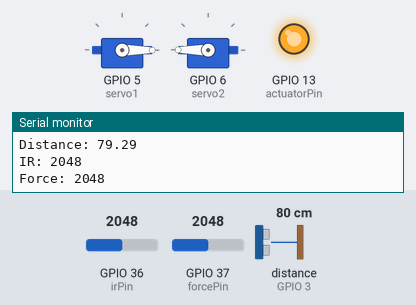
The sketch below on a simulated ESP32. Shown: 2 × servo, output pins drawn as LEDs (lit = HIGH), the last lines printed to the serial monitor. Wiring (inferred from the names in the program): ultrasonic range finder: trigger GPIO 2; echo GPIO 3. Inputs (shaded band) come from the test bench; at power-on: GPIO 37 (forcePin) = 2048, GPIO 36 (irPin) = 2048, distance to the obstacle (sensor on GPIO 3) 80 cm. The echo pulse lasts 58.3 µs per cm; WiFi joins after 1.5 s; servers stay silent unless stated; pins used as bus, display or sensor lines are not drawn.

Above: at 3.0 s.
3.1 s: GPIO 37 (forcePin) set to 766
4.6 s: GPIO 37 (forcePin) set to 632
At 5.8 s:
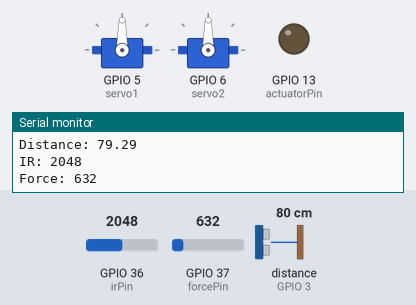
6.3 s: GPIO 37 (forcePin) set to 740
At 7.5 s:
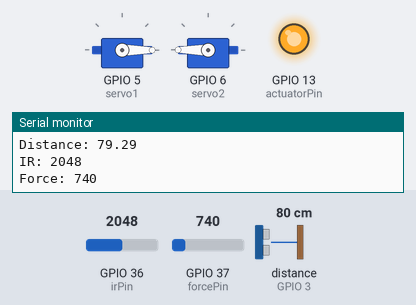
7.8 s: GPIO 37 (forcePin) set to 660
At 8.2 s:
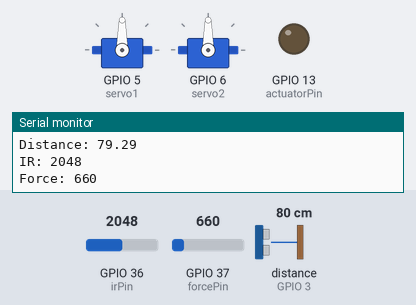
Timing chart, 0 to 10.3 s (numbered marks = the images above; inputs shaded):
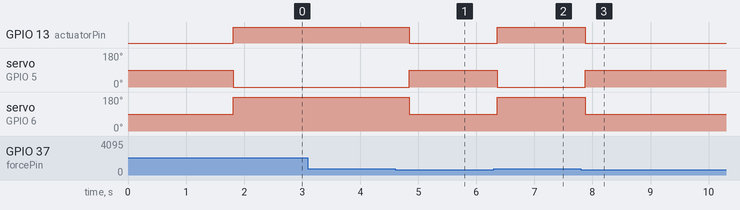

The sketch:

BlynkInterface.ino
```cpp
// Blynk Configuration
#define BLYNK_TEMPLATE_ID "YourTemplateID"
#define BLYNK_DEVICE_NAME "PonchoAssist"
#define BLYNK_AUTH_TOKEN "YourAuthToken"

#include <WiFi.h>
#include <BlynkSimpleEsp32.h>
#include <Servo.h>

// WiFi credentials
char ssid[] = "YourWiFi";
char pass[] = "YourPassword";

// Pins
const int trigPin = 2;
const int echoPin = 3;
const int irPin = A0;
const int forcePin = A1;
const int actuatorPin = 13;

Servo servo1, servo2;

// Blynk virtual pins
#define VPIN_SERVO  V0
#define VPIN_ACTUATOR V1

void setup() {
  // Serial + Blynk + WiFi
  Serial.begin(9600);
  Blynk.begin(BLYNK_AUTH_TOKEN, ssid, pass);

  // Pins
  pinMode(trigPin, OUTPUT);
  pinMode(echoPin, INPUT);
  pinMode(irPin, INPUT);
  pinMode(forcePin, INPUT);
  pinMode(actuatorPin, OUTPUT);

  // Servos
  servo1.attach(5);
  servo2.attach(6);
}

// Sensor and local control
void runSensorLogic() {
  // Ultrasonic distance
  digitalWrite(trigPin, LOW); delayMicroseconds(2);
  digitalWrite(trigPin, HIGH); delayMicroseconds(10); digitalWrite(trigPin, LOW);
  long duration = pulseIn(echoPin, HIGH);
  float distance = duration * 0.034 / 2;

  int irValue = analogRead(irPin);
  int forceValue = analogRead(forcePin);

  Serial.print("Distance: "); Serial.println(distance);
  Serial.print("IR: "); Serial.println(irValue);
  Serial.print("Force: "); Serial.println(forceValue);

  // Autonomous logic
  if (distance < 10 || forceValue > 700) {
    servo1.write(0); servo2.write(180);             // Defensive posture
    digitalWrite(actuatorPin, HIGH);                // Extend
  } else {
    servo1.write(90); servo2.write(90);             // Neutral
    digitalWrite(actuatorPin, LOW);                 // Retract
  }
}

// Blynk remote overrides
BLYNK_WRITE(VPIN_SERVO) {
  int val = param.asInt();
  Serial.println(val ? "Voice: Activate Servos" : "Voice: Reset Servos");
  servo1.write(val ? 180 : 0);
  servo2.write(val ? 0 : 180);
}

BLYNK_WRITE(VPIN_ACTUATOR) {
  int val = param.asInt();
  Serial.println(val ? "Voice: Extend Actuator" : "Voice: Retract Actuator");
  digitalWrite(actuatorPin, val);
}

void loop() {
  Blynk.run();
  runSensorLogic();
  delay(500);
}
```

Measured:
- the behaviour switches between 701 and 700 on GPIO 37 (forcePin) (found by bisection; images 0 and 1)
- after the input at 4.6 s, GPIO 13 (actuatorPin): HIGH → LOW after 0.24 s; servo on GPIO 5 (servo1): 0° → 90° after 0.24 s; servo on GPIO 6 (servo2): 180° → 90° after 0.24 s
- after the input at 6.3 s, GPIO 13 (actuatorPin): LOW → HIGH after 0.06 s; servo on GPIO 5 (servo1): 90° → 0° after 0.06 s; servo on GPIO 6 (servo2): 90° → 180° after 0.06 s
- after the input at 7.8 s, GPIO 13 (actuatorPin): HIGH → LOW after 0.08 s; servo on GPIO 5 (servo1): 0° → 90° after 0.08 s; servo on GPIO 6 (servo2): 180° → 90° after 0.08 s
